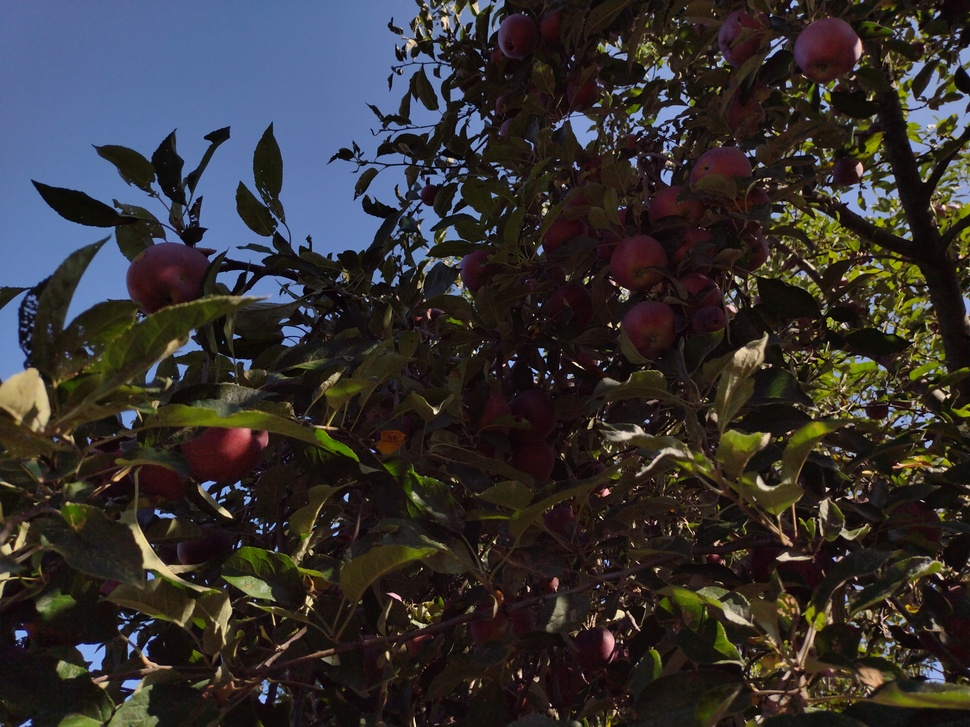
%> input picture HW_03_Ashwathsreedhar_Halemane_DIR/IMG_20220828_Apples.jpg, 970 x 727 px, shrunk from 4000 x 3000 before the run
$ octave --eval "HW_03_Ashwathsreedhar_Halemane_Q2('IMG_20220828_Apples.jpg');"   (GNU Octave 9; MATLAB toolbox functions it lacks are replaced by stand-ins)
%> lines starting %> are read from the running program, lines starting %| are printed output that depends on the picture
function HW_03_Ashwathsreedhar_Halemane_Q2(inputArg1)
%> called with inputArg1 = 'IMG_20220828_Apples.jpg'
% HW_03_ASHWATHSREEDHAR_HALEMANE_Q2 Summary of this function goes here
%   Detailed explanation goes here
im = imread(inputArg1);
%> im is the input picture: size 727x970x3 uint8; mean R, G, B 52.7, 49.7, 49.8

gray_img = rgb2gray(im);

red_channel = im(:,:,1);
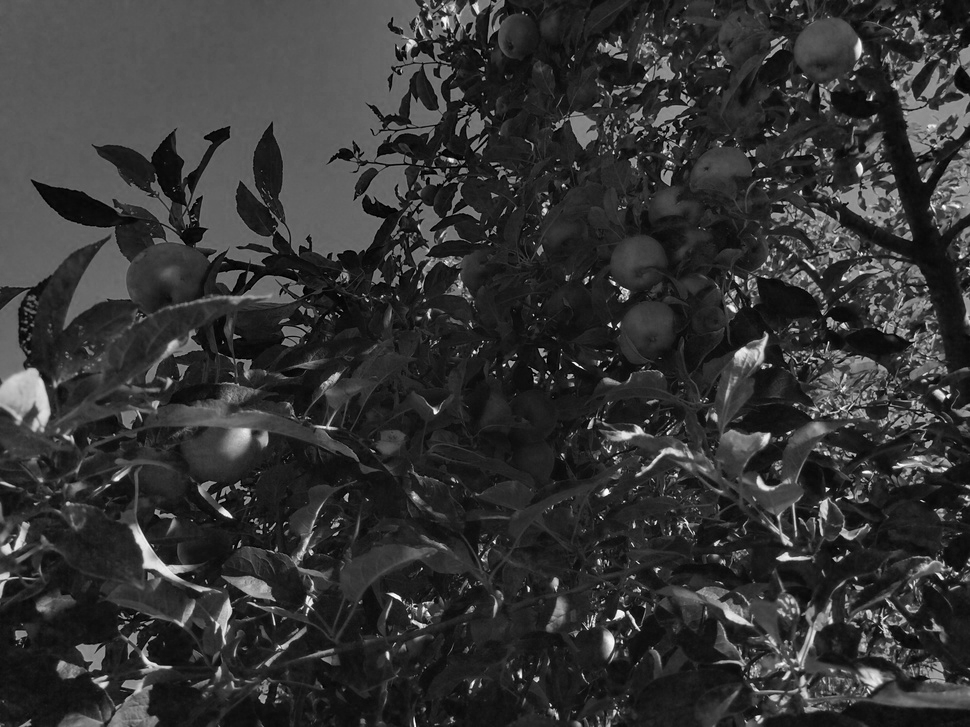
%> red_channel: size 727x970 uint8; min 0, max 255, mean 52.7
green_channel = im(:,:,2);
blue_channel = im(:,:,3);
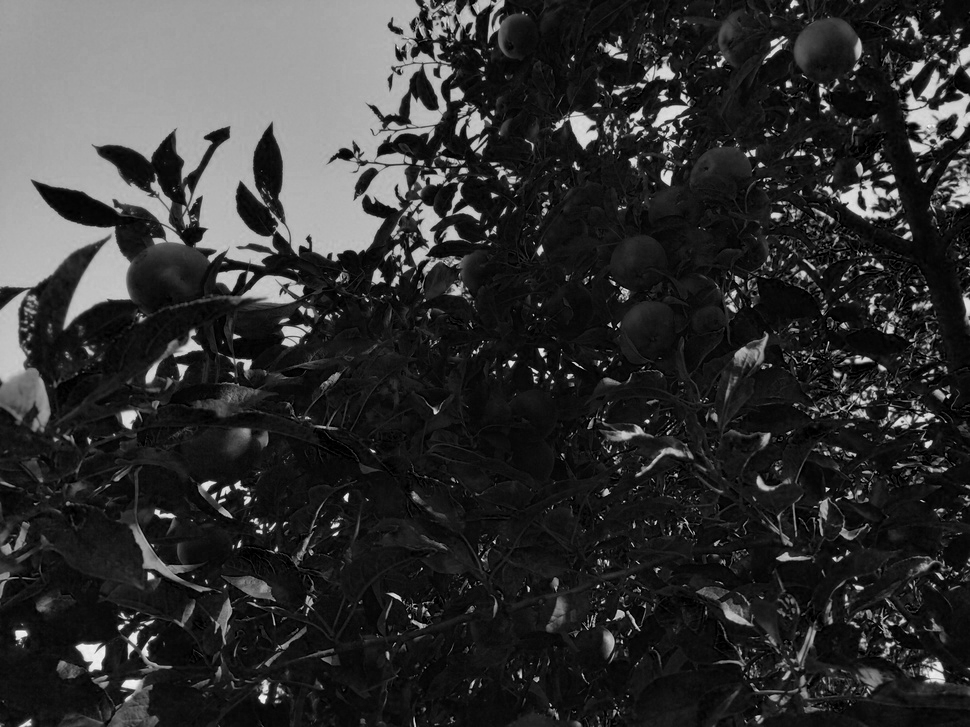
%> blue_channel: size 727x970 uint8; min 0, max 248, mean 49.8

figure
subplot(2,2,1)
red_channel_hist = histeq(red_channel);
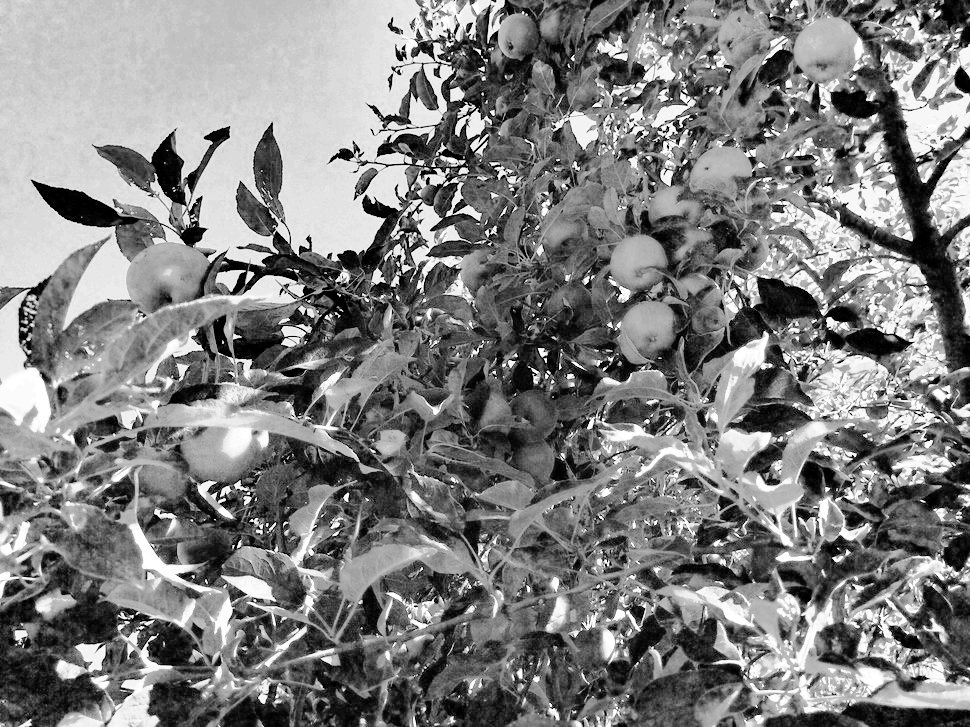
%> red_channel_hist: size 727x970 uint8; min 0, max 255, mean 127.2
imshow(red_channel_hist)
title('Red Channel');

subplot(2,2,2)
green_channel_hist = histeq(green_channel);
imshow(green_channel_hist)
title('Green Channel');

subplot(2,2,3)
blue_channel_hist = histeq(blue_channel);
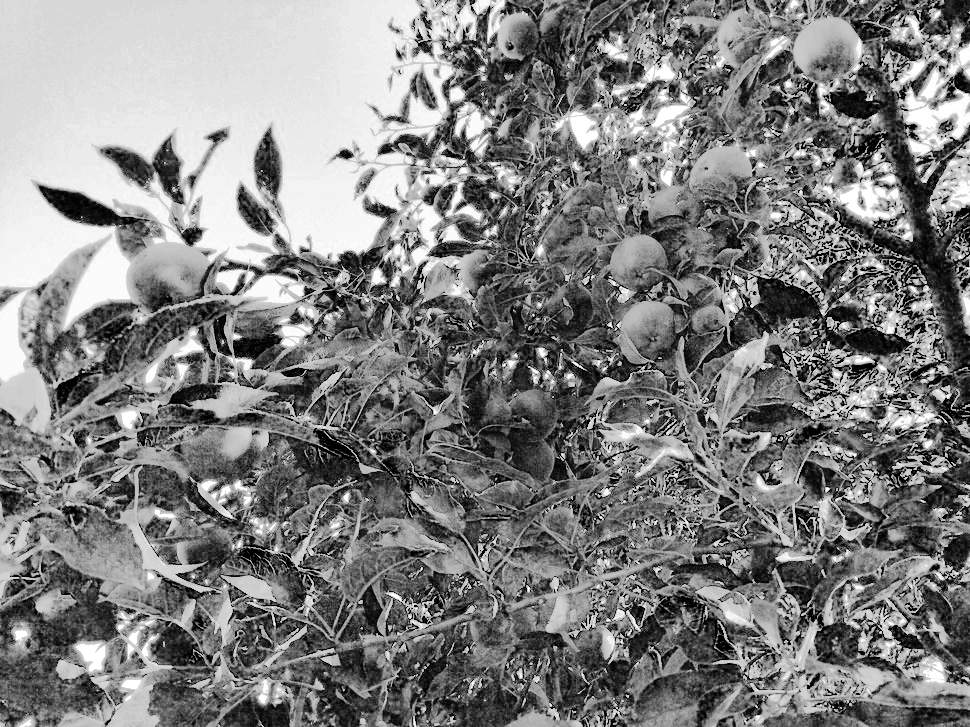
%> blue_channel_hist: size 727x970 uint8; min 0, max 255, mean 127.9
imshow(blue_channel_hist)
title('Blue Channel');

subplot(2,2,4)
gray_hist = histeq(gray_img)
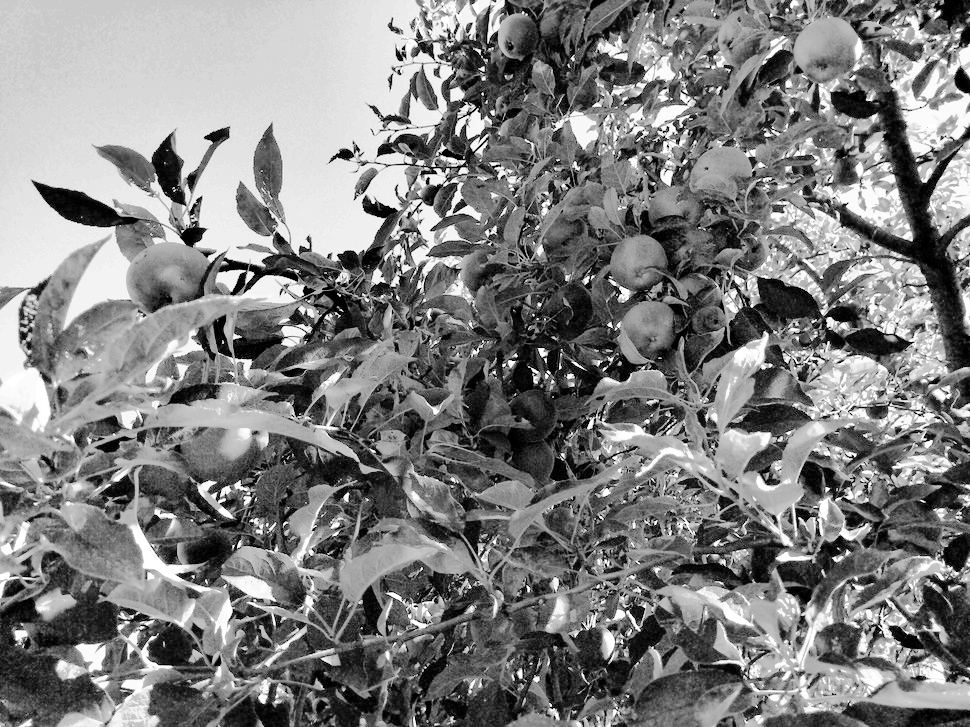
%> gray_hist: size 727x970 uint8; min 0, max 255, mean 127.5
imshow(gray_hist)
title('Gray');

imAd = imadjust(red_channel,stretchlim(red_channel),[1 0]);
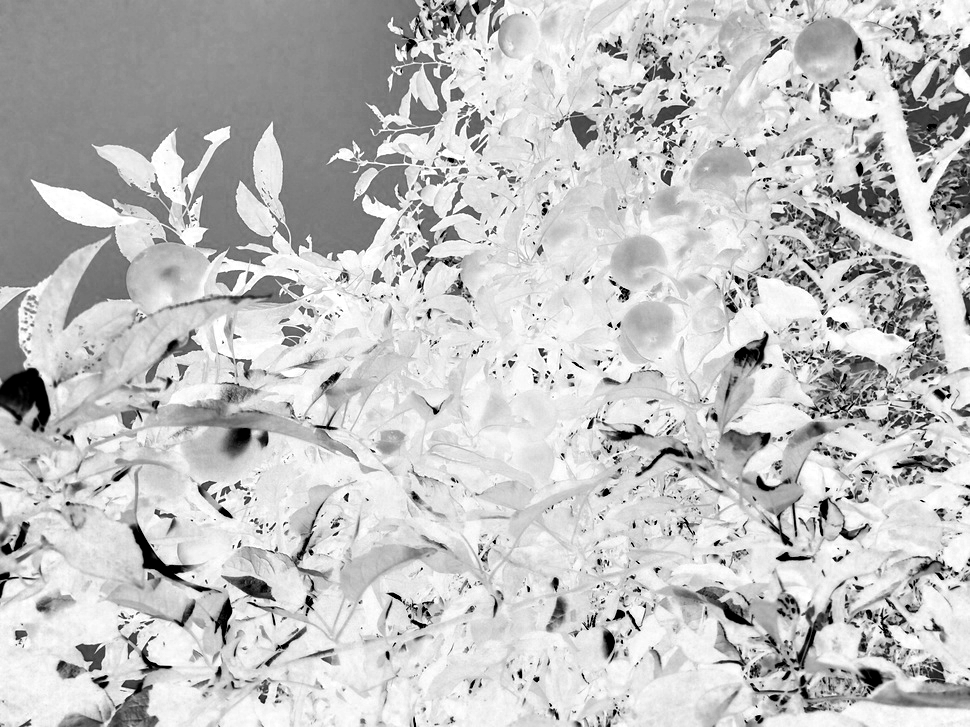
%> imAd: size 727x970 uint8; min 0, max 255, mean 193.2
figure
imshow(imAd)
title('Red Channel');

end
